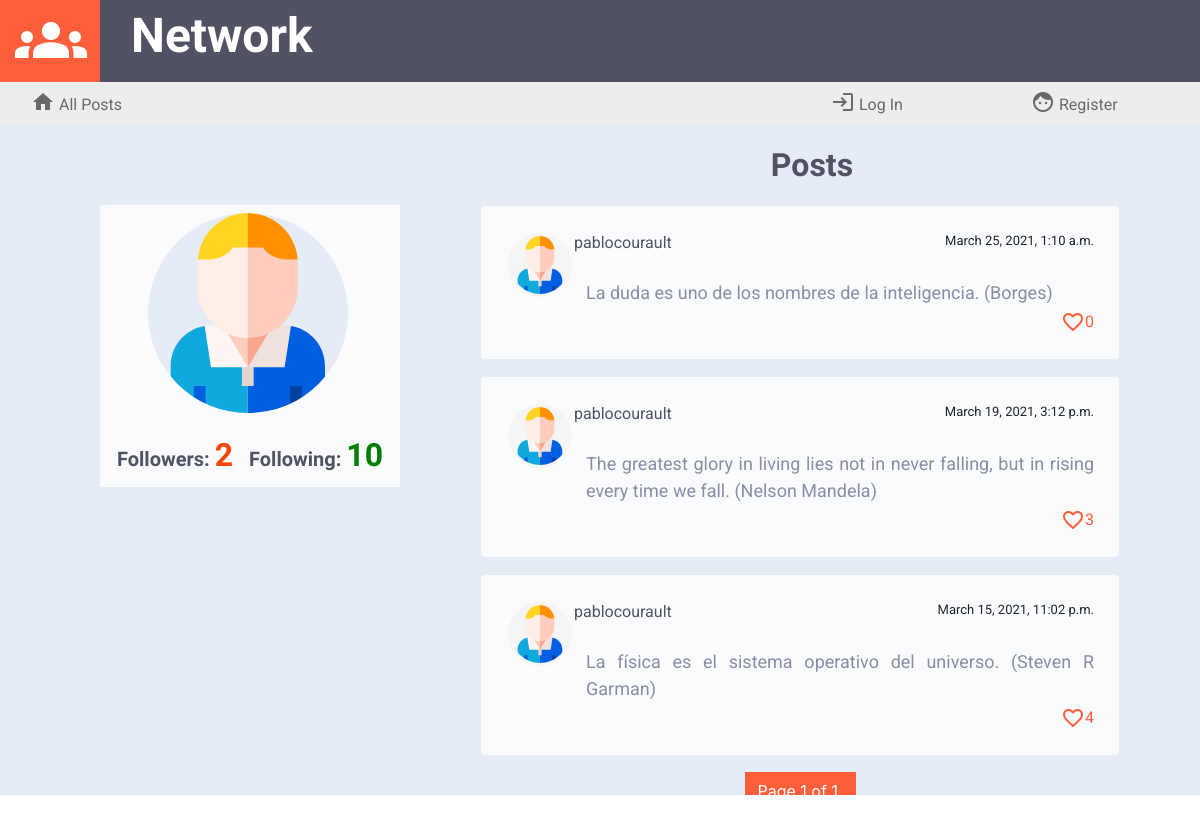
Page /profile/pablocourault on the earlier database version.
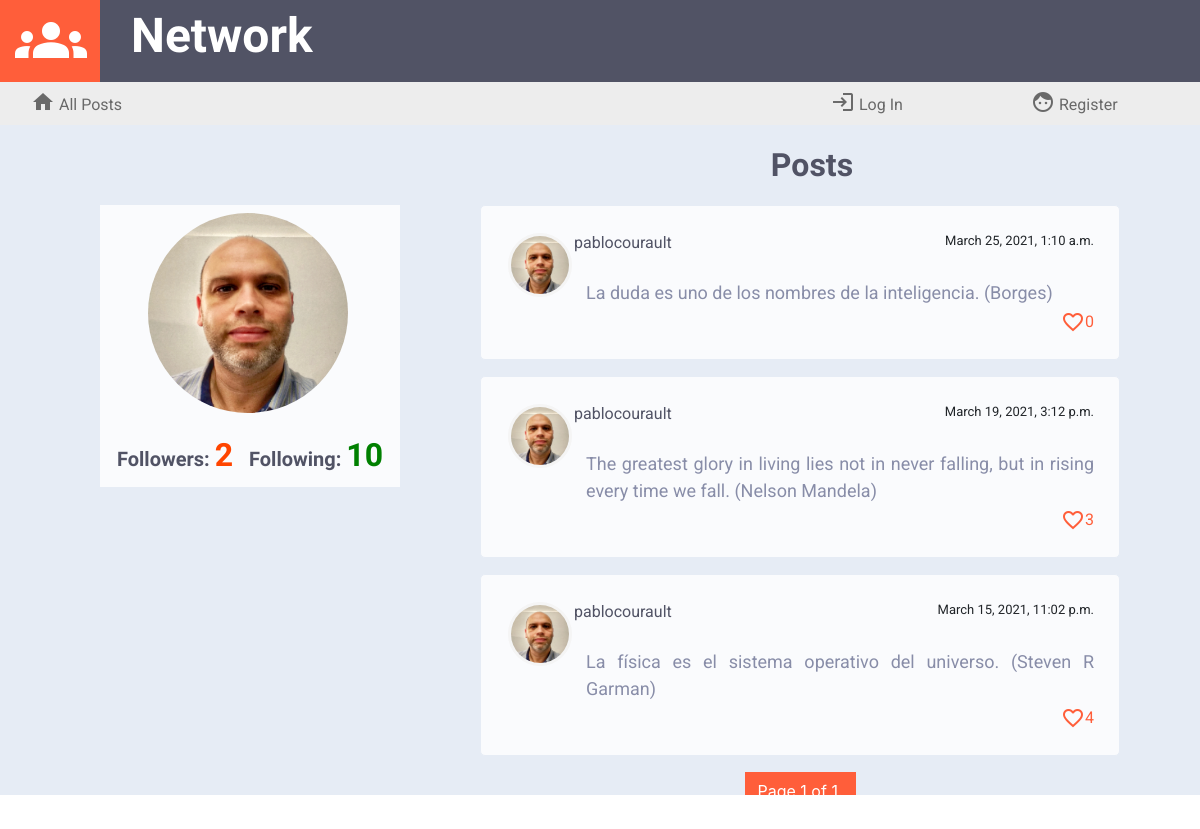
Same page on the later database version.
### network/models.py (models this page shows, shortened)
class Profile(models.Model):
    usuario = models.ForeignKey(User, on_delete=models.CASCADE, blank=False)
    avatar = models.CharField(max_length=12, blank=False)
    cantidad_seguidores = models.IntegerField(default=0)
    cantidad_seguidos = models.IntegerField(default=0)
    siguiendo = models.ManyToManyField(User, blank=True, related_name="following")
    seguidores = models.ManyToManyField(User, blank=True, related_name="followers")

class Posts(models.Model): # publicación
    usuario = models.ForeignKey(User, on_delete=models.CASCADE, blank=False)
    avatar = models.CharField(max_length=12, blank=False)
    contents = models.TextField(max_length=640, blank=False)
    post_date = models.DateTimeField(blank=False, auto_now_add=True)
    cantidad_megusta = models.IntegerField(default=0)
    megusta = models.ManyToManyField(User, blank=True, related_name="likesto")

class User(AbstractUser):
    pass

### network/views.py (the view)
# urls.py: path("profile/<str:nombre>", views.profile, name="profile"),
def profile(request, nombre):
    usuarioprf = User.objects.get(username=nombre)
    profile = Profile.objects.get(usuario=usuarioprf)
    profilename = nombre
    lista_posts = Posts.objects.filter(usuario=usuarioprf.id).order_by('-post_date')
    paginator = Paginator(lista_posts, 10)
    page_number = request.GET.get('page')
    page_obj = paginator.get_page(page_number)
    if request.user in profile.seguidores.all():
        accion = 'Unfollow'
    else:
        accion = 'Follow'
    if request.user.is_authenticated:
        perfil = Profile.objects.get(usuario=request.user)
        return render(request, "network/profile.html",{"perfil": perfil,'page_obj': page_obj,
                                                       'profile': profile,
                                                       'profilename': profilename,
                                                       'accion': accion })
    else:
        return render(request, "network/profile.html",{'page_obj': page_obj,
                                                       'profile': profile,
                                                       'profilename': profilename})

### network/templates/network/profile.html (shortened to what the changed rows need)
{% extends "network/layout.html" %}
{% load static %}
{% block body %}
<div class="container-fluid cuerpo">
    <div class="row" id="principal">
        <div class="col-lg-3  col-sm-12" id="col-profile">
            {% if user.is_authenticated %}
            <div id="divprofile">
            <div class="titleNewPost">{{ profilename }}</div>
            <div> <img src="/static/network/avatars/{{profile.avatar}}" id="profileavatar"> </div>
            <div id="divprofileinfo">
            <div class="profileinfo">Followers: <text id="cantidadseguidores">{{profile.cantidad_seguidores}}</text></div>
            <div class="profileinfo">Following: <text id="cantidadseguidos">{{profile.cantidad_seguidos}}</text> </div>
            </div>
            </div>
            {% if profile.usuario != request.user %}
                <form id="follow-form">
                    <div id="divbuttonfollow">
                        <input type="hidden" id="usertofollow" value="{{ profile.usuario }}"/>
                        <input type="submit" class="btn btn-primary" id="buttonfollow" value="{{ accion }}"/>
                    </div>
                </form>
            {% else %}
            <form id="follow-form">
                    <input type="submit" id="buttonfollow" value="" style="visibility: hidden ;"/>
            </form>
            {% endif %}
            {% else %}
            <div id="divprofile">
            <div> <img src="/static/network/avatars/{{profile.avatar}}" id="profileavatar"> </div>
            <div id="divprofileinfo">
            <div class="profileinfo">Followers: <text id="cantidadseguidores">{{profile.cantidad_seguidores}}</text></div>
            <div class="profileinfo">Following: <text id="cantidadseguidos">{{profile.cantidad_seguidos}}</text> </div>
            </div>
            </div>
            {% endif %}
        </div>
        <div class="col-lg-8  col-sm-12" id="posts">
            {% for post in page_obj %}
            <div class="post">
                <div class="postdetails"> <a href="{% url 'profile' post.usuario %}"> <img src="/static/network/avatars/{{post.avatar}}" class="postavatar"> <text class="postname">{{post.usuario}}</text> </a> <text class="postdate">{{post.post_date}}</text><br></div>
                <div class="postcontents" id='contents{{post.id}}'>{{post.contents}}</div>
                {% if user.is_authenticated %}
                <textarea class="editcontents" id='editcontents{{post.id}}'>{{post.contents}}</textarea>
                <div>
                    {% if post.usuario == request.user %}
                    <br><a class="enlaceedit" data-postid='{{post.id}}''>Edit</a>
                    {% endif %}
                </div>
                <div class="postlikes">
                <i class="material-icons iconlikes identity" data-identity='{{post.id}}' style="cursor: pointer" id='icon{{post.id}}'>
                    {% if user in post.megusta.all %}
                        favorite
                    {% else %}
                        favorite_border
                    {% endif %}
                </i>
                <text class="numberlikes" id='text{{post.id}}'>&nbsp;{{post.cantidad_megusta}}</text></div>
                {% else %}
                <div class="postlikes"><i class="material-icons iconlikes">favorite_border</i><text class="numberlikes">{{post.cantidad_megusta}}</text></div>
                {% endif %}
            </div>
            {% endfor %}
        </div>
    </div>
</div>
{% endblock %}

Differences in the rows shown:
changed Profile: avatar: a different picture
changed Posts "La duda es uno de los nombres de la inteligencia. (Borges)": avatar: a different picture
changed Posts "March 19, 2021, 3:12 p.m.": avatar: a different picture
changed Posts "La física es el sistema operativo del universo. (Steven R Garman)": avatar: a different picture
